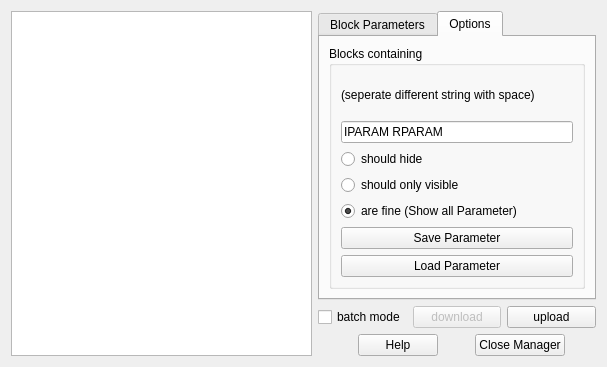
<?xml version="1.0" encoding="UTF-8"?>
<ui version="4.0">
 <class>QRL_ParametersManager</class>
 <widget class="QDialog" name="QRL_ParametersManager">
  <property name="geometry">
   <rect>
    <x>0</x>
    <y>0</y>
    <width>607</width>
    <height>367</height>
   </rect>
  </property>
  <property name="windowTitle">
   <string>Parameters Manager</string>
  </property>
  <property name="windowIcon">
   <iconset>
    <normaloff>:/icons/parameters_icon.xpm</normaloff>:/icons/parameters_icon.xpm</iconset>
  </property>
  <layout class="QGridLayout">
   <item row="0" column="0" rowspan="4">
    <widget class="QListWidget" name="blockListWidget">
     <property name="minimumSize">
      <size>
       <width>200</width>
       <height>0</height>
      </size>
     </property>
     <property name="baseSize">
      <size>
       <width>100</width>
       <height>0</height>
      </size>
     </property>
    </widget>
   </item>
   <item row="1" column="1">
    <widget class="QCheckBox" name="batchCheckBox">
     <property name="text">
      <string>batch mode</string>
     </property>
    </widget>
   </item>
   <item row="1" column="2">
    <widget class="QPushButton" name="downloadPushButton">
     <property name="enabled">
      <bool>false</bool>
     </property>
     <property name="text">
      <string>download</string>
     </property>
    </widget>
   </item>
   <item row="1" column="3">
    <widget class="QPushButton" name="uploadPushButton">
     <property name="enabled">
      <bool>true</bool>
     </property>
     <property name="text">
      <string>upload</string>
     </property>
    </widget>
   </item>
   <item row="2" column="1" rowspan="2" colspan="3">
    <layout class="QHBoxLayout">
     <item>
      <spacer>
       <property name="orientation">
        <enum>Qt::Horizontal</enum>
       </property>
       <property name="sizeHint" stdset="0">
        <size>
         <width>40</width>
         <height>20</height>
        </size>
       </property>
      </spacer>
     </item>
     <item>
      <widget class="QPushButton" name="helpButton">
       <property name="text">
        <string>Help</string>
       </property>
      </widget>
     </item>
     <item>
      <spacer>
       <property name="orientation">
        <enum>Qt::Horizontal</enum>
       </property>
       <property name="sizeHint" stdset="0">
        <size>
         <width>16</width>
         <height>20</height>
        </size>
       </property>
      </spacer>
     </item>
     <item>
      <widget class="QPushButton" name="closeButton">
       <property name="text">
        <string>Close Manager</string>
       </property>
      </widget>
     </item>
     <item>
      <spacer>
       <property name="orientation">
        <enum>Qt::Horizontal</enum>
       </property>
       <property name="sizeHint" stdset="0">
        <size>
         <width>16</width>
         <height>20</height>
        </size>
       </property>
      </spacer>
     </item>
    </layout>
   </item>
   <item row="0" column="1" colspan="3">
    <widget class="QTabWidget" name="tabWidget">
     <property name="currentIndex">
      <number>1</number>
     </property>
     <widget class="QWidget" name="tab">
      <attribute name="title">
       <string>Block Parameters</string>
      </attribute>
      <layout class="QGridLayout">
       <item row="0" column="0">
        <widget class="QTableWidget" name="parameterTableWidget"/>
       </item>
      </layout>
     </widget>
     <widget class="QWidget" name="Options">
      <attribute name="title">
       <string>Options</string>
      </attribute>
      <layout class="QGridLayout" name="gridLayout_2">
       <item row="0" column="0">
        <widget class="QGroupBox" name="groupBox">
         <property name="title">
          <string>Blocks containing</string>
         </property>
         <layout class="QGridLayout" name="gridLayout_1">
          <item row="1" column="0">
           <widget class="QLineEdit" name="paramLineEdit">
            <property name="toolTip">
             <string/>
            </property>
            <property name="text">
             <string>IPARAM RPARAM</string>
            </property>
           </widget>
          </item>
          <item row="2" column="0">
           <widget class="QRadioButton" name="hideRadioButton">
            <property name="text">
             <string>should hide</string>
            </property>
           </widget>
          </item>
          <item row="3" column="0">
           <widget class="QRadioButton" name="showRadioButton">
            <property name="text">
             <string>should only visible</string>
            </property>
           </widget>
          </item>
          <item row="4" column="0">
           <widget class="QRadioButton" name="fineRadioButton">
            <property name="text">
             <string>are fine (Show all Parameter)</string>
            </property>
            <property name="checked">
             <bool>true</bool>
            </property>
           </widget>
          </item>
          <item row="5" column="0">
           <widget class="QPushButton" name="savePushButton">
            <property name="text">
             <string>Save Parameter</string>
            </property>
           </widget>
          </item>
          <item row="6" column="0">
           <widget class="QPushButton" name="loadPushButton">
            <property name="enabled">
             <bool>true</bool>
            </property>
            <property name="text">
             <string>Load Parameter</string>
            </property>
           </widget>
          </item>
          <item row="0" column="0">
           <widget class="QLabel" name="label">
            <property name="text">
             <string>(seperate different string with space)</string>
            </property>
           </widget>
          </item>
         </layout>
        </widget>
       </item>
      </layout>
     </widget>
    </widget>
   </item>
  </layout>
  <zorder>blockListWidget</zorder>
  <zorder>batchCheckBox</zorder>
  <zorder>downloadPushButton</zorder>
  <zorder>uploadPushButton</zorder>
<!--   <zorder></zorder> -->
  <zorder>tabWidget</zorder>
 </widget>
 <resources/>
 <connections>
  <connection>
   <sender>closeButton</sender>
   <signal>clicked()</signal>
   <receiver>QRL_ParametersManager</receiver>
   <slot>hide()</slot>
   <hints>
    <hint type="sourcelabel">
     <x>401</x>
     <y>341</y>
    </hint>
    <hint type="destinationlabel">
     <x>464</x>
     <y>326</y>
    </hint>
   </hints>
  </connection>
 </connections>
</ui>
